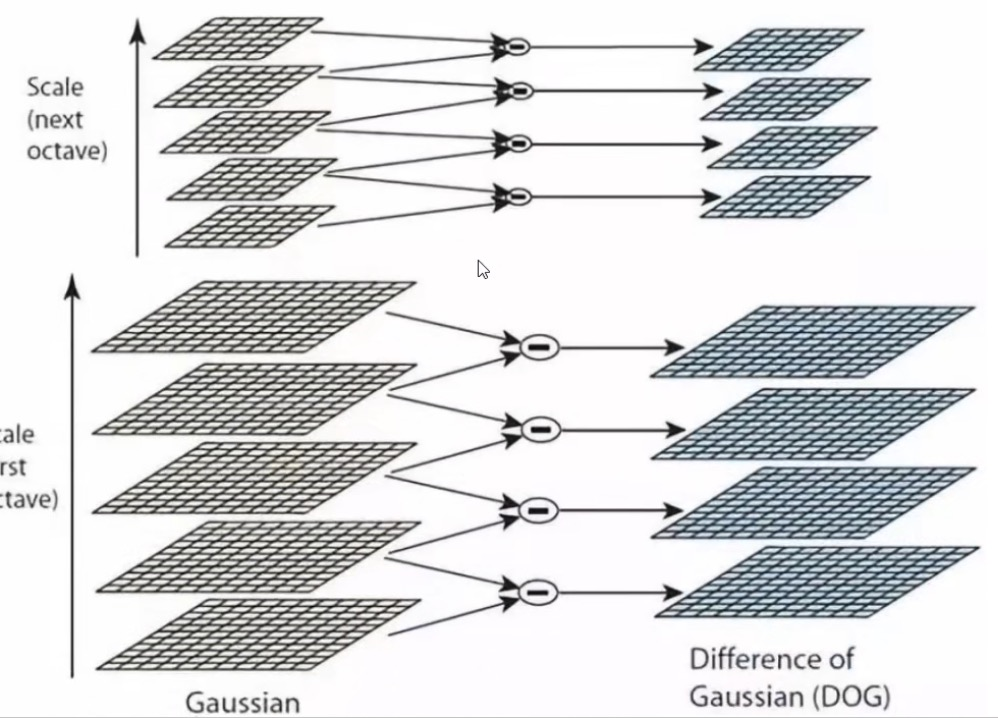
#> input picture DOG.jpg, 998 x 718 px, given in place of hist.jpg, which was not available
$ python 17_dftBlur.py
#> lines starting #> are read from the running program, lines starting #| are printed output that depends on the picture; pictures that were not available may be replaced by others from this repository, and a replacement may not be noted
#> further down, img_bgr is the input picture: shape (718, 998, 3); mean B, G, R 218.7, 217.6, 216.6
### generalFunctions.py
import cv2


# [4 lines left out: function show, not called in this run]


def bgr2rgb(image_bgr):
    b, g, r = cv2.split(image_bgr)
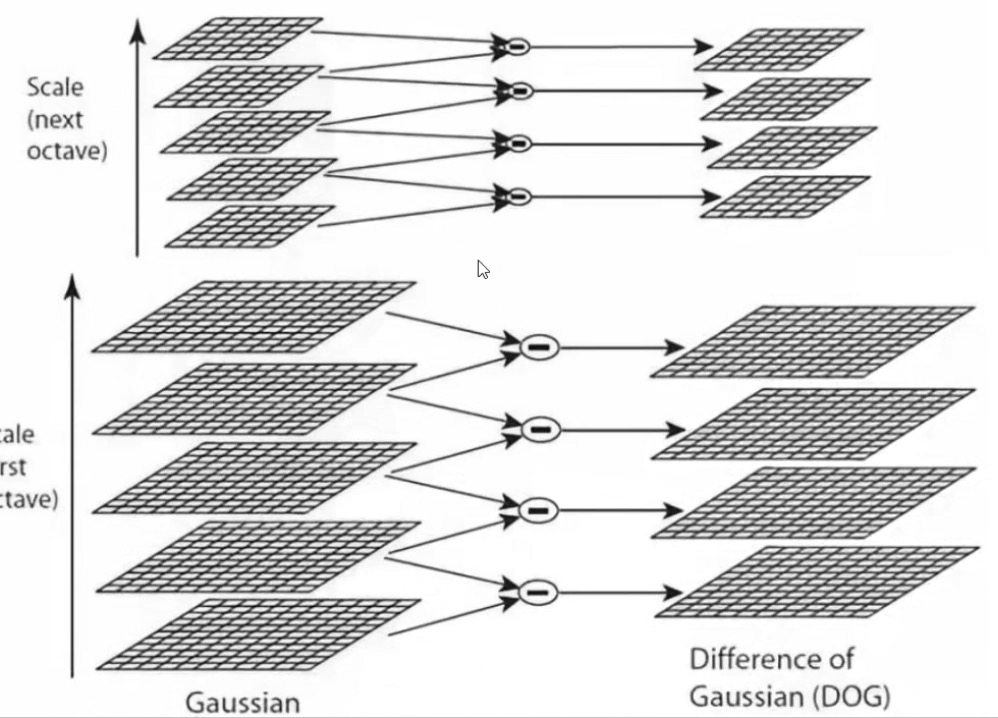
#> b: shape (718, 998); min 2, max 255, mean 218.7
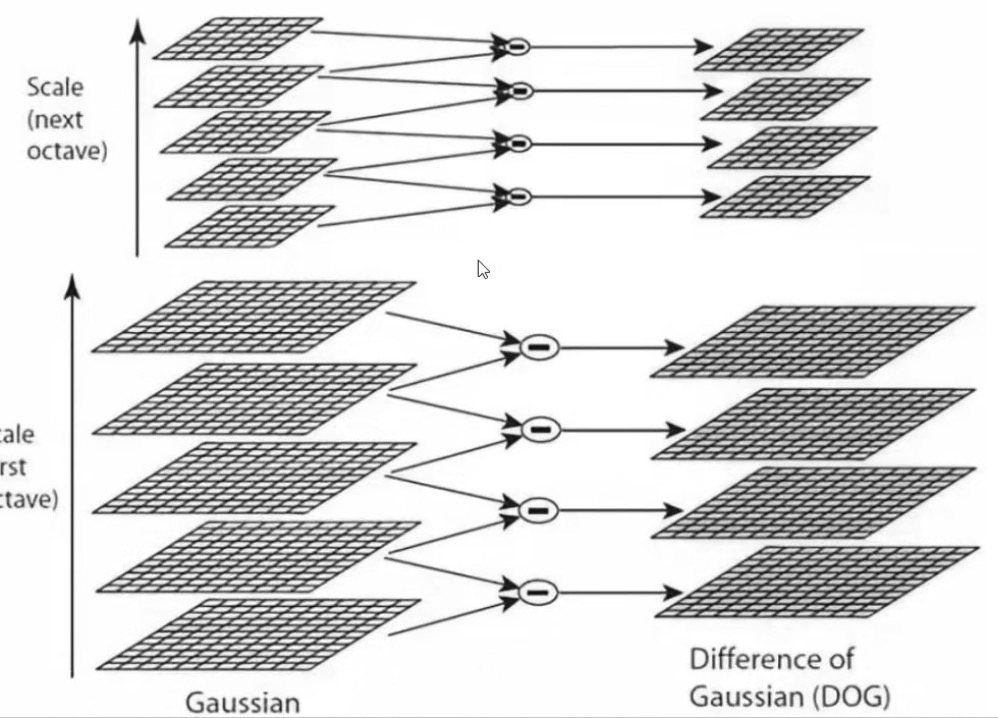
#> r: shape (718, 998); min 4, max 255, mean 216.6
    img_rgb = cv2.merge((r, g, b))
    return img_rgb


# [3 lines that do not run on import are left out]

### 17_dftBlur.py
import cv2
import matplotlib.pyplot as plt
import numpy as np

from generalFunctions import bgr2rgb

'''
傅立叶变换：
    高频：变化剧烈的灰度分量，例如边界
    低频：变化缓慢的灰度分量，例如一片大海

滤波：
    低通滤波器：只保留低频，会使得图像模糊
    高通滤波器：只保留高频，会使得图像细节增强

opencv中主要是cv2.dft()和cv2.idft(), 输入图像首先需要转换成np.float32格式
得到的结果中频率为0的部分会在左上角，通常需要转换到中心位置，可以通过shift变换实现。
cv2.dft() 返回的结果是双通道的（实部，虚部），通常还需要转换成图像格式才能展示
'''
img = cv2.imread('hist.jpg', 0)
img_bgr = cv2.imread('hist.jpg')
img_rgb = bgr2rgb(img_bgr)
img_float32 = np.float32(img)

dft = cv2.dft(img_float32, flags=cv2.DFT_COMPLEX_OUTPUT)  # 傅立叶变换
dft_shift = np.fft.fftshift(dft)  # 调用shift方法将低频部分转移到中心位置
# 将傅立叶变换结果映射到一个单通道二维数组中
magnitude_specturm = 20 * np.log(cv2.magnitude(dft_shift[:, :, 0], dft_shift[:, :, 1]))
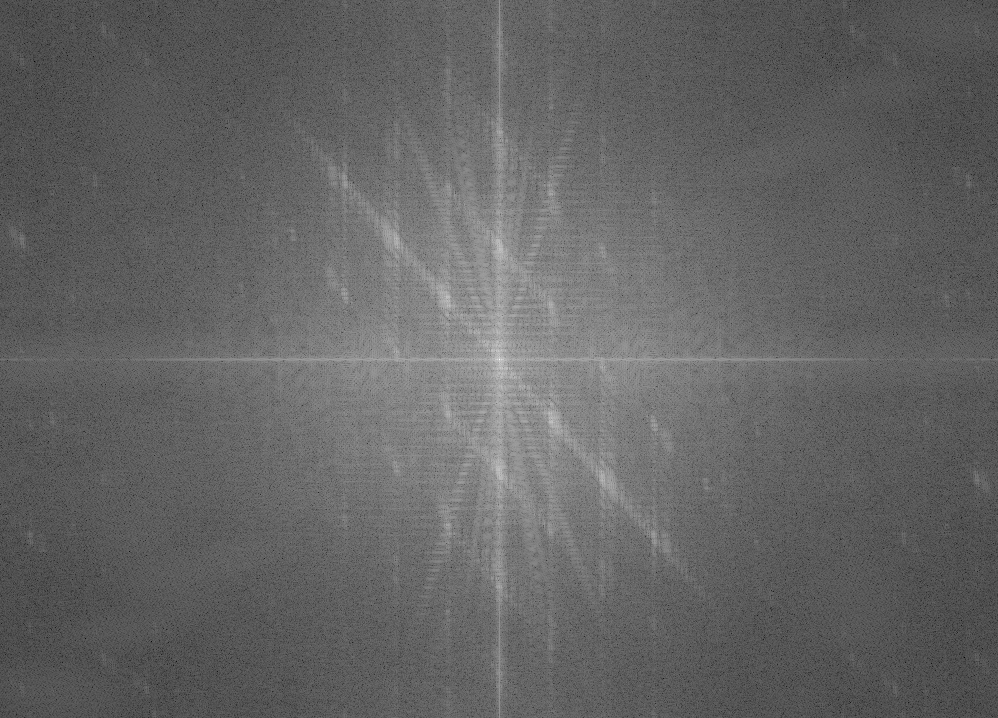
#> magnitude_specturm: shape (718, 998) float32; min 7.94, max 377.3, mean 153.3; drawn with min black and max white
Y, X = img.shape
#> Y = 718; X = 998
center_y, center_x = int(Y / 2), int(X / 2)  # 中心位置
#> center_y = 359; center_x = 499

"""
高/低通滤波步骤：
    按照灰度方法读取原图
    将图片转换成float_32格式
    傅立叶变换
    调用shift方法将低频部分放到中间位置
    制作mask，把想漏出来的频率部分置1，想滤掉的频率部分置0
    mask与shift后的频谱做卷积
    逆shift
    逆傅立叶变换
    映射为可视化的二维单通道数组
"""
# 低通滤波
mask = np.zeros((Y, X, 2), np.uint8)
mask[center_y - 10:center_y + 10, center_x - 10:center_x + 10] = 1
# 可以理解为一个mask遮在频域图上，把中心的低频部分漏出来了
# asdjalfs;
# 逆傅立叶变换
fshift = dft_shift * mask  # 频谱图与mask做卷积，保留低频部分
f_ishift = np.fft.ifftshift(fshift)  # 逆shift
img_low_pass_back = cv2.idft(f_ishift)  # 逆傅立叶变换
img_low_pass_back = cv2.magnitude(img_low_pass_back[:, :, 0], img_low_pass_back[:, :, 1])  # 实部虚部处理成可视化图像
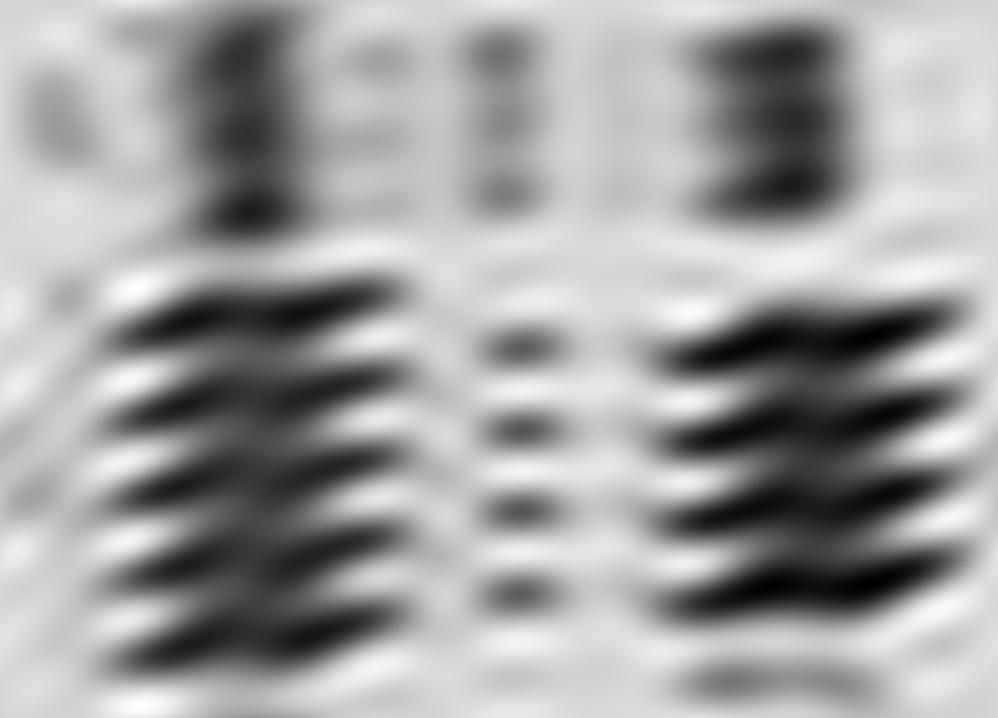
#> img_low_pass_back: shape (718, 998) float32; min 82088096, max 199267440, mean 155869296; drawn with min black and max white

# 高通滤波
mask = np.ones((Y, X, 2), np.uint8)
mask[center_y - 30:center_y + 30, center_x - 30:center_x + 30] = 0
fshift = mask * dft_shift
f_ishift = np.fft.ifftshift(fshift)
img_high_pass_back = cv2.idft(f_ishift)
img_high_pass_back = cv2.magnitude(img_high_pass_back[:, :, 0], img_high_pass_back[:, :, 1])
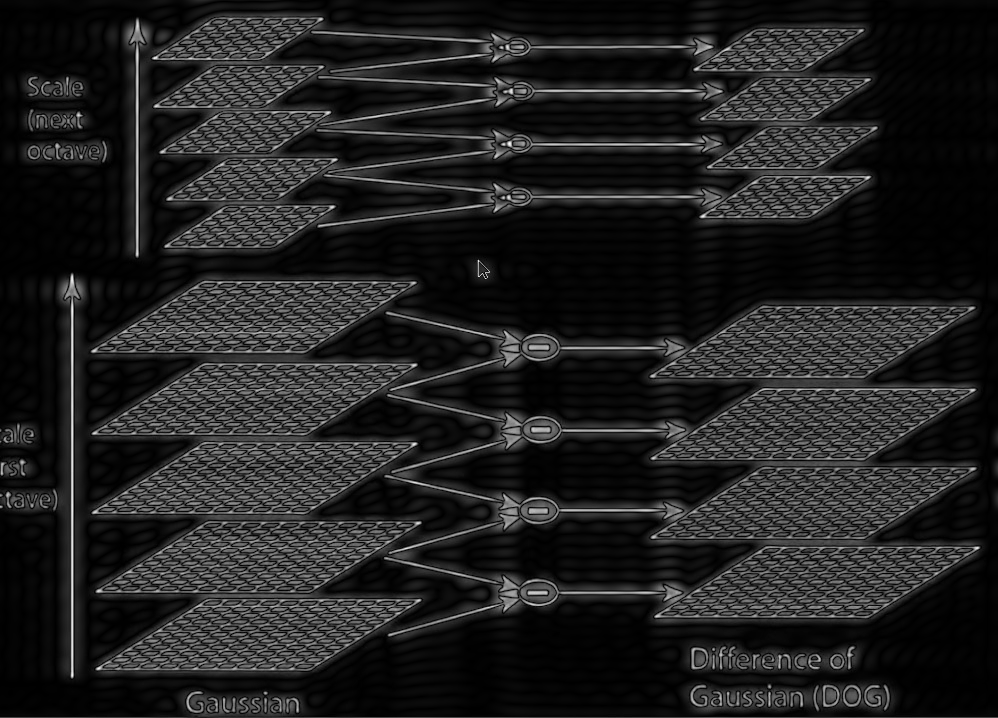
#> img_high_pass_back: shape (718, 998) float32; min 3799.2, max 137381808, mean 17967416; drawn with min black and max white

# 展示
plt.subplot(321), plt.imshow(img_rgb), plt.title('Image_RGB'), plt.xticks([]), plt.yticks([])
plt.subplot(323), plt.imshow(magnitude_specturm), plt.title('Frequency'), plt.xticks([]), plt.yticks([])
plt.subplot(322), plt.imshow(img, 'gray'), plt.title('Image_GRAY'), plt.xticks([]), plt.yticks([])
plt.subplot(325), plt.imshow(img_low_pass_back,'gray'), plt.title('Low_pass blur'), plt.xticks([]), plt.yticks([])
plt.subplot(326), plt.imshow(img_high_pass_back,'gray'), plt.title('high_pass blur'), plt.xticks([]), plt.yticks([])
plt.subplot(324)
color = ('b', 'g', 'r')
for i, col in enumerate(color):  # 枚举
    histr = cv2.calcHist([img_bgr], [i], None, [256], [0, 256])
    plt.plot(histr, color=col)
    plt.xlim([0, 256])
plt.title('Hist')
plt.show()
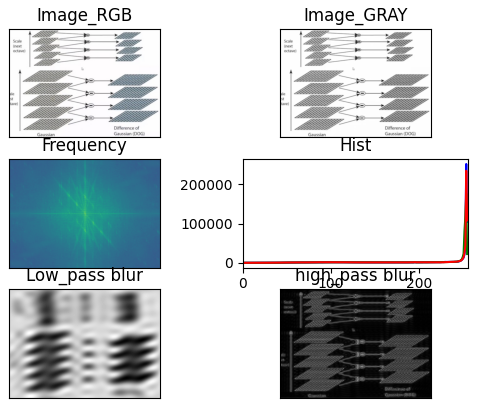
#> figure drawn by matplotlib, 6 panels; panel 6: curve peaks at x = 254, y = 251800; panel 6: curve peaks at x = 254, y = 176104; panel 6: curve peaks at x = 254, y = 234507

$ run again, on SIFTseeds.jpg
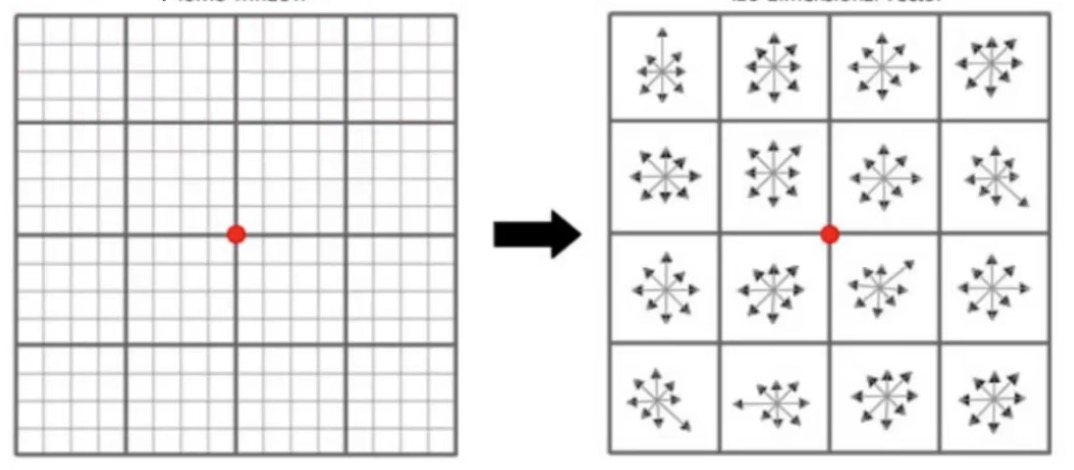
#> input picture SIFTseeds.jpg, 1074 x 470 px, given in place of hist.jpg, which was not available
#> img_bgr is the input picture: shape (470, 1074, 3); mean B, G, R 234.3, 234.3, 234.6
#> `img_low_pass_back = cv2.magnitude(img_low_pass_back[:, :, 0], img_low_..`:
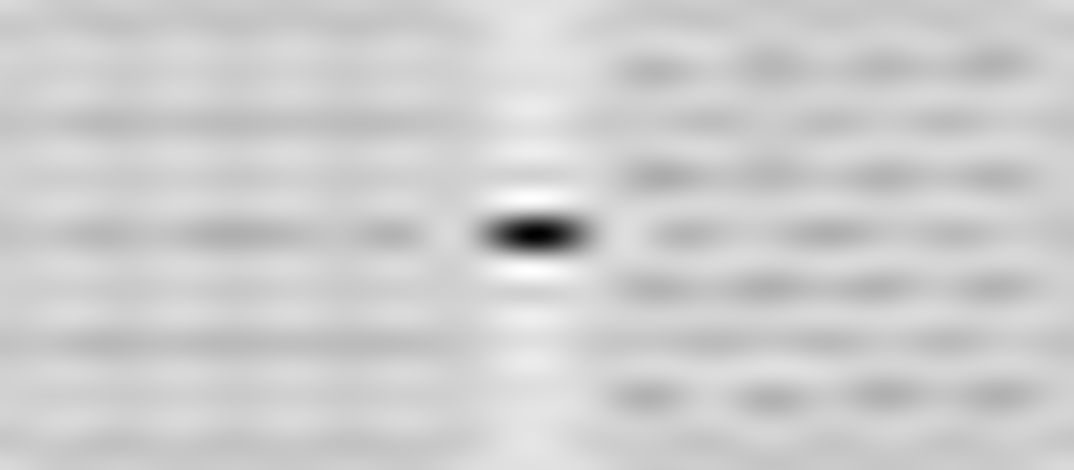
#> img_low_pass_back: shape (470, 1074) float32; min 62803.8, max 146979296, mean 118329320; drawn with min black and max white
#> `img_high_pass_back = cv2.magnitude(img_high_pass_back[:, :, 0], img_hi..`:
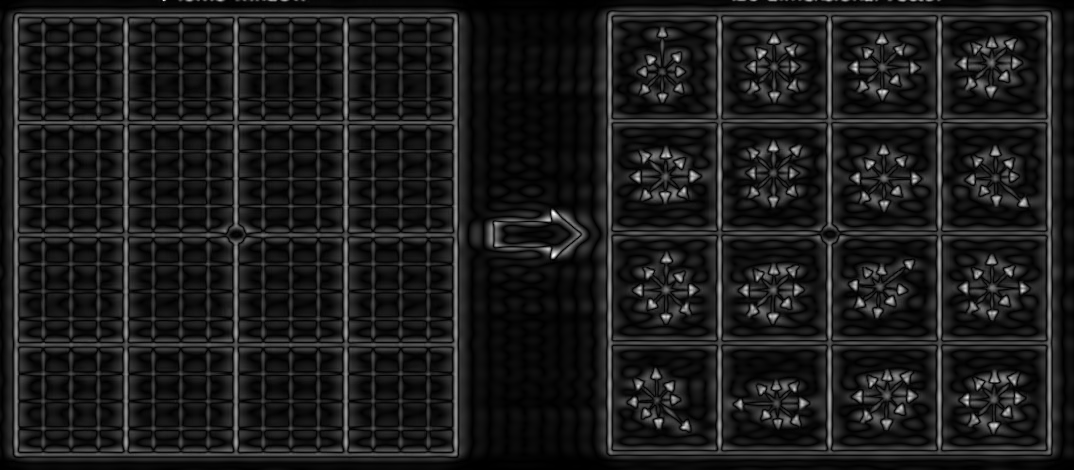
#> img_high_pass_back: shape (470, 1074) float32; min 2873, max 89624568, mean 10147832; drawn with min black and max white
